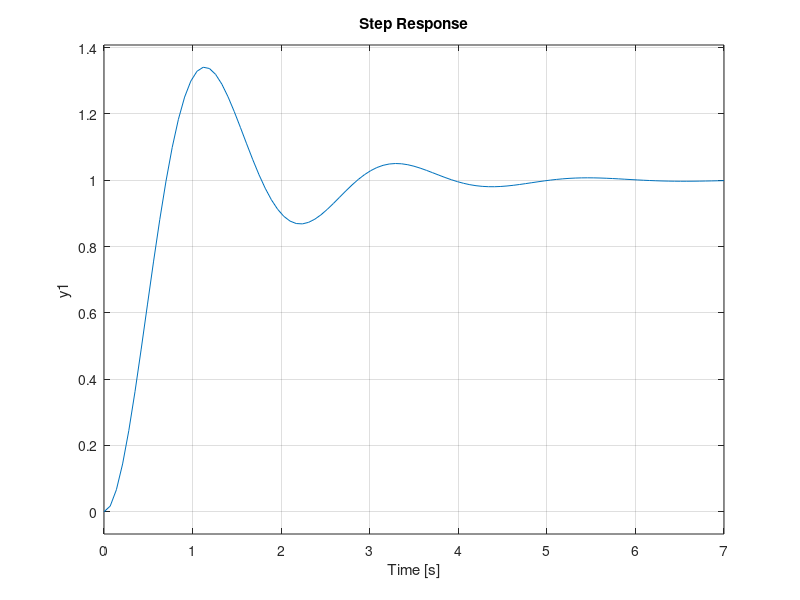

Reproduce this figure in MATLAB.
ec = conv([0.5 3], [0.009 0.02]) + 0.05 * 0.05;
GDC = tf(0.05, ec);
Kp = 1;
Ki = 5;
Kd = 0;
GPID = pid(Kp,Ki,Kd);
G0 = feedback(GPID*GDC, 1);
step(G0)